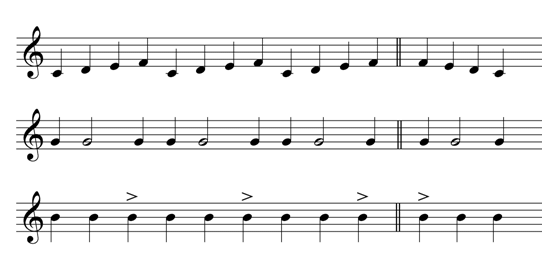
#> input picture INF573 - Computer Visioning algorithms and applications/Project - Music OCR/sheets/sheet2.png, 542 x 267 px
$ python preprocessing.py   (older library calls are emulated)
#> lines starting #> are read from the running program, lines starting #| are printed output that depends on the picture; after the words box and inside, x2 and y2 are one past the last pixel; in counts of white or black regions, pixels touching at a corner belong together
import cv2
import numpy as np
import matplotlib.pyplot as plt

# [34 lines left out: functions normalize, angleFft, findAngleWithFft, not called in this run]


def findAngleWithHoughLines(img, n, m):
  img = cv2.Canny(img,50, 200, 3)
  lines = cv2.HoughLines(img,0.5,np.pi/720,int(m/5))
  thetas = []
  for line in lines:
    theta = line[0][1]
#    print(theta)
    thetas.append(theta-np.pi/2)
#  return (np.sum(thetas)*180/np.pi)/len(thetas)
  return np.median(thetas)*180/np.pi


def rotateImage(img, n, m, angle):
  center = ((m -1)/2.0, (n-1)/2.0)
  rot = cv2.getRotationMatrix2D(center, angle, 1.0)
  cos = np.abs(rot[0, 0])
  sin = np.abs(rot[0, 1])
  nm = int((n * sin) + (m * cos))
  nn = int((n * cos) + (m * sin))
  rot[0, 2] += (nm / 2) - center[0]
  rot[1, 2] += (nn / 2) - center[1]
  result = cv2.warpAffine(img, rot, (nm, nn) , flags=cv2.INTER_LINEAR)
  return result

def projection(img, angle):
#  center = np.array([(m -1)/2.0, (n-1)/2.0])
  n, m = img.shape[:2]
  projVector = np.array([np.cos(angle), np.sin(angle)])
  corners = [(0,0), (n-1,0), (n-1,m-1), (0,m-1)]
  majorPoints = sorted([np.dot(corner, projVector) for corner in corners])
  Max, Min = majorPoints[3], majorPoints[0]
  print(Max, Min)
#  projVector /= (Max - Min)
#  C = Min / (Max - Min)
  projections = [0]*int(Max - Min+1)
  for i in range(n):
    for j in range(m):
      try:
        projections[int(np.dot(np.array([i,j]), projVector)-Min)] += 1-img[i][j]/255.0
      except IndexError:
        print(Max - Min, np.dot(np.array([i,j]), projVector)-Min, n, i, m, j)
#  plt.plot(range(int(Max-Min+1)), projections)
  return projections


# [68 lines left out: functions findAngleWithProjection, findAngleWithProjectionOptimized, getBoundingBoxes, isMax, localMaxes, not called in this run]


# [82 lines of commented-out code are left out]

def getSingleStaves(img, n, m):

  #Hough lines for whole image
  canny = cv2.Canny(img,50, 200, 3)
  lines = cv2.HoughLines(canny,0.5 ,np.pi/360,int(m/5))
  goodLines = []

  #taking horizontal lines
  for line in lines:
    if np.abs(line[0][1]-np.pi/2)<0.01:
      goodLines.append(line[0][0])

  #sorting them by y-coordinate and finding max distance between
  #2 lines = distance between 2 staves
  goodLines.sort()
  maxDistance = max(goodLines[i+1] - goodLines[i] for i in range(len(goodLines)-1))
  print(goodLines, maxDistance)

  #getting separation lines
  sepLines = [int(goodLines[0]//2)]
  for i in range(len(goodLines)-1):
    if goodLines[i+1] - goodLines[i] > 0.9 * maxDistance and goodLines[i+1] - goodLines[i] > goodLines[0] / 2:
      sepLines.append((goodLines[i]) + (goodLines[i+1] - goodLines[i])//2)
  sepLines.append(int(goodLines[-1]+n-1)//2)

  #getting subimages and line y-coordinates for single staves
  staves = []
  staffLines = []
  for s in range(len(sepLines)-1):
    if sepLines[s] + 6 < sepLines[s+1]:
      staves.append(img[int(sepLines[s]):int(sepLines[s+1]), 0:m-1])
      staffLine = [line for line in goodLines if line <=  sepLines[s+1] and line >= sepLines[s]]
      topLine, bottomLine = min(staffLine), max(staffLine)
      staffLine = [int(topLine + i * (bottomLine - topLine) / 4 - sepLines[s]) for i in range(5)]
      staffLines.append(staffLine)

  return staves, staffLines

# [10 lines left out: function drawStaffLines, not called in this run]

def regions(staves, staffLines, j):

  staff = staves[j]
  staffLine = staffLines[j]

  projections = projection(staff, np.pi/2)

  plt.plot(range(len(projections)), projections)
  plt.plot(range(len(projections)), [sum(projections)/len(projections)]*len(projections))

  average = sum(projections)/len(projections)
  regions, current= [], 0
  for i in range(len(projections)-1):
    if (projections[i] <= average and projections[i+1] > average):
      regions.append([current, i])
      current = i + 1
    elif (projections[i] > average and projections[i+1] <= average):
      current = i

  roi = [0]
  for i in range(len(regions)):
    roi.append((regions[i][1]+regions[i][0])//2)

  roi.append(m-1)
  regionsOfLine = []

  for x in range(len(roi)-1):
    pt1 = (roi[x], -1000)
    pt2 = (roi[x], 1000)
    cv2.line(staff, pt1, pt2, 120, 1, cv2.LINE_AA)
    subImage = staff[:, roi[x]:roi[x+1]]
    regionsOfLine.append(subImage)

  return staff, regionsOfLine


# [23 lines of commented-out code are left out]


if __name__ == '__main__':
  raw = cv2.imread('sheets/sheet2.png',0)
#> raw is the input picture: shape (267, 542); min 0, max 255, mean 238.8
  n, m = raw.shape[:2]
#> n = 267; m = 542
  raw = cv2.adaptiveThreshold(raw, 255, cv2.ADAPTIVE_THRESH_MEAN_C, cv2.THRESH_BINARY, 15, 5)
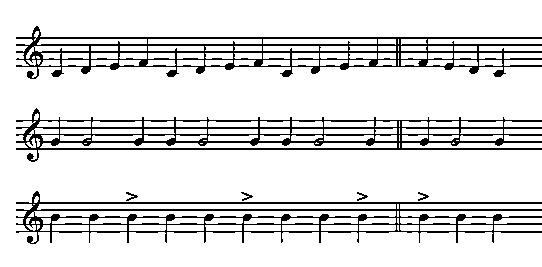
#> raw: shape (267, 542); 87.6% white; black in thin lines or dots, all inside (x1, y1, x2, y2) = (16, 26, 542, 244)
#  raw = 255-rotateImage(255-raw, n, m, 50)
#  n, m = raw.shape[:2]
#  cv2.imshow('image1',raw)

  angle = findAngleWithHoughLines(255-raw, n, m)
#> in findAngleWithHoughLines, `img = cv2.Canny(img,50, 200, 3)`:
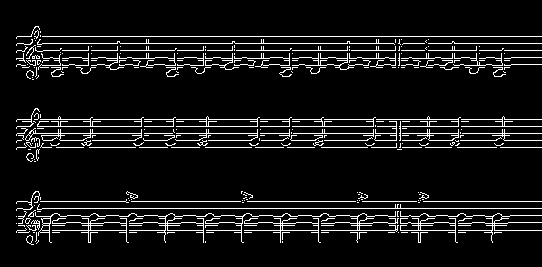
#> img: shape (267, 542); 8% white in thin lines or dots, all inside (x1, y1, x2, y2) = (16, 26, 542, 245)
#> in findAngleWithHoughLines, `lines = cv2.HoughLines(img,0.5,np.pi/720,int(m/5))`: lines = 69 rows, first 8: [36, 1.57], [208, 1.57], [126, 1.57], [133, 1.57], [119, 1.57], [230, 1.57], [43, 1.57], [201, 1.57]
#> the loop in findAngleWithHoughLines, `for line in lines:` made 69 passes
#> (line, theta) on passes 1 to 12: ([[36, 1.57]], 1.57), ([[208, 1.57]], 1.57), ([[126, 1.57]], 1.57), ([[133, 1.57]], 1.57), ([[119, 1.57]], 1.57), ([[230, 1.57]], 1.57), ([[43, 1.57]], 1.57), ([[201, 1.57]], 1.57), ([[50, 1.57]], 1.57), ([[147, 1.57]], 1.57), ([[140, 1.57]], 1.57), ([[58, 1.57]], 1.57)
#> after the loop in findAngleWithHoughLines, `for line in lines:`: thetas = 69 values, max 0.00436 at index 26, min -0.00873 at index 54, mean 0.000253
#> angle = 2.5e-06
#  print(angle)
#  projection(raw, 0)
  raw = 255-rotateImage(255-raw, n, m, angle)
#> in rotateImage, `rot = cv2.getRotationMatrix2D(center, angle, 1.0)`: rot = [[1, 4.37e-08, -5.81e-06], [-4.37e-08, 1, 1.18e-05]]
#> in rotateImage, `cos = np.abs(rot[0, 0])`: cos = 1
#> in rotateImage, `sin = np.abs(rot[0, 1])`: sin = 4.37e-08
#> in rotateImage, `nm = int((n * sin) + (m * cos))`: nm = 542
#> in rotateImage, `nn = int((n * cos) + (m * sin))`: nn = 267
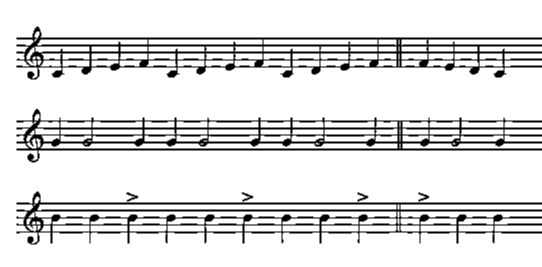
#> raw: shape (267, 542); min 0, max 255, mean 223.4
  projections = projection(raw, 0)
#| 266.0 0.0
#> after the loop in projection, `for i in range(n):`: projections = 267 values, max 525.5 at index 149, min 0 at index 0, mean 67.18
  plt.plot(range(len(projections)), projections)
  cv2.imshow('image',(255-raw))
#  withBoxes, rects = getBoundingBoxes(raw, n, m)
#  cv2.imshow('boxes', withBoxes)


  staves, staffLines = getSingleStaves(raw, n, m)
#> in getSingleStaves, `canny = cv2.Canny(img,50, 200, 3)`:
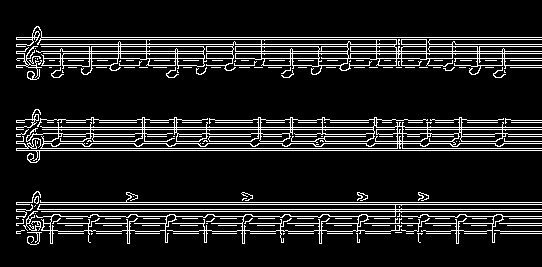
#> canny: shape (267, 542); 11.7% white in thin lines or dots, all inside (x1, y1, x2, y2) = (16, 26, 542, 245)
#> in getSingleStaves, `lines = cv2.HoughLines(canny,0.5 ,np.pi/360,int(m/5))`: lines = 73 rows, first 8: [150, 1.57], [37, 1.57], [202, 1.57], [148, 1.57], [39, 1.57], [204, 1.57], [209, 1.57], [211, 1.57]
#> the loop in getSingleStaves, `for line in lines:` made 73 passes
#> line on passes 1 to 12: [[150, 1.57]], [[37, 1.57]], [[202, 1.57]], [[148, 1.57]], [[39, 1.57]], [[204, 1.57]], [[209, 1.57]], [[211, 1.57]], [[44, 1.57]], [[129, 1.57]], [[51, 1.57]], [[53, 1.57]]
#> after the loop in getSingleStaves, `for line in lines:`: goodLines = 72 values, max 233 at index 23, min 34.5 at index 55, mean 128.7
#> in getSingleStaves, `maxDistance = max(goodLines[i+1] - goodLines[i] for i in range(len(goo..`: maxDistance = 50.5
#> (printed output is left out)
#> in getSingleStaves, `sepLines = [int(goodLines[0]//2)]`: sepLines = [17]
#> the loop in getSingleStaves, `for i in range(len(goodLines)-1):` made 71 passes
#> after the loop in getSingleStaves, `for i in range(len(goodLines)-1):`: sepLines = [17, 92, 175.5]
#> the loop in getSingleStaves, `for s in range(len(sepLines)-1):` made 3 passes
#> (topLine, bottomLine) on passes 1 to 3: (34.5, 67), (117.5, 151.5), (200.5, 233)
#> after the loop in getSingleStaves, `for s in range(len(sepLines)-1):`: staffLines = [[17, 25, 33, 41, 50], [25, 34, 42, 51, 59], [25, 33, 41, 49, 57]]; staves = 3 items
#> staves = 3 items
  numberOfLines = len(staffLines)
#> numberOfLines = 3
  i = 0
#  cv2.imshow("staff " + str(i), staves[i])
  staff, regionsOfLine = regions(staves, staffLines, i)
#> in regions, `staff = staves[j]`:
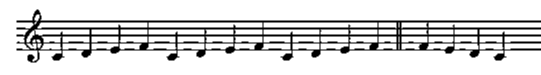
#> staff: shape (75, 541); min 0, max 255, mean 216.2
#> in regions, `staffLine = staffLines[j]`: staffLine = [17, 25, 33, 41, 50]
#| 540.0 0.0
#> in regions, `projections = projection(staff, np.pi/2)`: projections = 541 values, max 30.03 at index 37, min 0 at index 0, mean 11.41
#> in regions, `average = sum(projections)/len(projections)`: average = 11.41
#> the loop in regions, `for i in range(len(projections)-1):` made 540 passes
#> current on passes 24, 43, 53, 63, 82, 92, 111, 121, 140, 149, 168, 178: 24, 42, 53, 62, 82, 91, 111, 120, 140, 148, 168, 177
#> after the loop in regions, `for i in range(len(projections)-1):`: regions = [[0, 23], [42, 52], [62, 81], [91, 110], [120, 139], [148, 167], [177, 196], [206, 225], [235, 254], [263, 282], [292, 311], [320, 340], [350, 369], [378, 395], [401, 419], [428, 445], [454, 469], [479, 494]]
#> the loop in regions, `for i in range(len(regions)):` made 18 passes
#> after the loop in regions, `for i in range(len(regions)):`: roi = [0, 11, 47, 71, 100, 129, 157, 186, 215, 244, 272, 301, 330, 359, 386, 410, 436, 461, 486]
#> the loop in regions, `for x in range(len(roi)-1):` made 19 passes
#> (pt1, pt2) on passes 1 to 12: ((0, -1000), (0, 1000)), ((11, -1000), (11, 1000)), ((47, -1000), (47, 1000)), ((71, -1000), (71, 1000)), ((100, -1000), (100, 1000)), ((129, -1000), (129, 1000)), ((157, -1000), (157, 1000)), ((186, -1000), (186, 1000)), ((215, -1000), (215, 1000)), ((244, -1000), (244, 1000)), ((272, -1000), (272, 1000)), ((301, -1000), (301, 1000))
#> after the loop in regions, `for x in range(len(roi)-1):`:
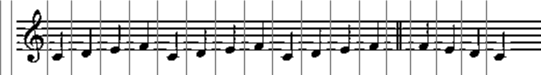
#> staff: shape (75, 541); 10.35% of pixels changed, all inside (x1, y1, x2, y2) = (0, 0, 488, 75)
#> after the loop in regions, `for x in range(len(roi)-1):`: regionsOfLine = 19 items
#> regionsOfLine = 19 items
  cv2.imshow("a single line", regionsOfLine[8])

  cv2.waitKey(0)
  cv2.destroyAllWindows()


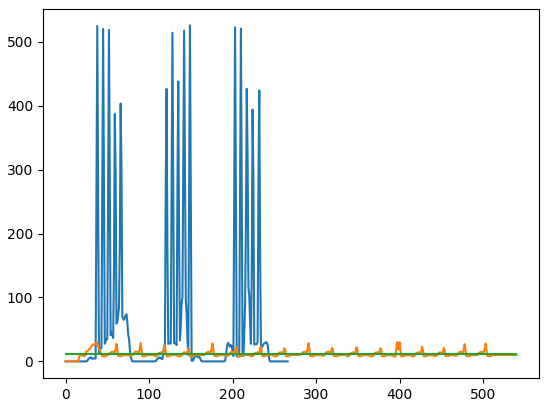
#> figure drawn by matplotlib, 1 panel; curve peaks at x = 149, y = 525.5; curve peaks at x = 37, y = 30.03

$ run again, with INF573 - Computer Visioning algorithms and applications/Project - Music OCR/sheets/sheet1.png copied over INF573 - Computer Visioning algorithms and applications/Project - Music OCR/sheets/sheet2.png
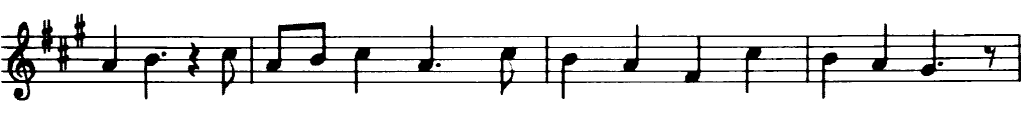
#> input picture INF573 - Computer Visioning algorithms and applications/Project - Music OCR/sheets/sheet1.png, 1024 x 134 px
#> raw is the input picture: shape (134, 1024); min 0, max 255, mean 229.4
#> in findAngleWithHoughLines, `lines = cv2.HoughLines(img,0.5,np.pi/720,int(m/5))`: lines = 18 rows, first 8: [80, 1.57], [35, 1.57], [46, 1.57], [69, 1.57], [72, 1.57], [58, 1.57], [57, 1.57], [45, 1.57]
#> the loop in findAngleWithHoughLines, `for line in lines:` made 18 passes
#> (line, theta) on passes 1 to 8: ([[80, 1.57]], 1.57), ([[35, 1.57]], 1.57), ([[46, 1.57]], 1.57), ([[69, 1.57]], 1.57), ([[72, 1.57]], 1.57), ([[58, 1.57]], 1.57), ([[57, 1.57]], 1.57), ([[45, 1.57]], 1.57)
#> after the loop in findAngleWithHoughLines, `for line in lines:`: thetas = [4.37e-08, 4.37e-08, 4.37e-08, 4.37e-08, 4.37e-08, 4.37e-08, 4.37e-08, 4.37e-08, -0.00436, -0.00436, 4.37e-08, 4.37e-08, -0.00436, -0.00436, -0.00436, 4.37e-08, 0.00436, 0.00436]
#> angle = 2.5e-06
#> rot = [[1, 4.37e-08, -2.91e-06], [-4.37e-08, 1, 2.24e-05]]
#> cos = 1
#> sin = 4.37e-08
#> nm = 1024
#> nn = 134
#| 133.0 0.0
#> after the loop in projection, `for i in range(n):`: projections = 134 values, max 934.3 at index 82, min 0 at index 0, mean 119.7
#> canny: shape (134, 1024); 8.5% white in thin lines or dots, all inside (x1, y1, x2, y2) = (1, 14, 1022, 102)
#> in getSingleStaves, `lines = cv2.HoughLines(canny,0.5 ,np.pi/360,int(m/5))`: lines = 19 rows, first 8: [83, 1.57], [81, 1.57], [70, 1.57], [46, 1.57], [36, 1.57], [58, 1.57], [38, 1.57], [35, 1.57]
#> the loop in getSingleStaves, `for line in lines:` made 19 passes
#> after the loop in getSingleStaves, `for line in lines:`: goodLines = [83, 81, 70, 46, 36, 58, 38, 35, 47, 49, 73, 61, 72, 59, 60, 37, 48, 71, 80]
#> maxDistance = 9
#| [35.0, 36.0, 37.0, 38.0, 46.0, 47.0, 48.0, 49.0, 58.0, 59.0, 60.0, 61.0, 70.0, 71.0, 72.0, 73.0, 80.0, 81.0, 83.0] 9.0
#> sepLines = [17]
#> the loop in getSingleStaves, `for i in range(len(goodLines)-1):` made 18 passes
#> the loop in getSingleStaves, `for s in range(len(sepLines)-1):` made 1 pass
#> (topLine, bottomLine) on pass 1: (35, 83)
#> after the loop in getSingleStaves, `for s in range(len(sepLines)-1):`: staffLines = [[18, 30, 42, 54, 66]]; staves = 1 item
#> `staves, staffLines = getSingleStaves(raw, n, m)`: staffLines = [[18, 30, 42, 54, 66]]
#> numberOfLines = 1
#> in regions, `staffLine = staffLines[j]`: staffLine = [18, 30, 42, 54, 66]
#| 1022.0 0.0
#> in regions, `projections = projection(staff, np.pi/2)`: projections = 1023 values, max 61.51 at index 19, min 0 at index 0, mean 15.66
#> average = 15.66
#> the loop in regions, `for i in range(len(projections)-1):` made 1022 passes
#> current on passes 8, 35, 42, 54, 59, 69, 74, 86: 8, 34, 42, 53, 59, 68, 74, 85
#> after the loop in regions, `for i in range(len(projections)-1):`: regions = 26 pairs, first value 0 to 994, second value 7 to 1017
#> the loop in regions, `for i in range(len(regions)):` made 26 passes
#> after the loop in regions, `for i in range(len(regions)):`: roi = 27 values from 0 to 1005
#> the loop in regions, `for x in range(len(roi)-1):` made 27 passes
#> (pt1, pt2) on passes 1 to 8: ((0, -1000), (0, 1000)), ((3, -1000), (3, 1000)), ((37, -1000), (37, 1000)), ((55, -1000), (55, 1000)), ((70, -1000), (70, 1000)), ((93, -1000), (93, 1000)), ((130, -1000), (130, 1000)), ((160, -1000), (160, 1000))
#> after the loop in regions, `for x in range(len(roi)-1):`:
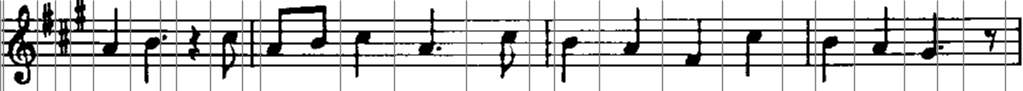
#> staff: shape (91, 1023); min 0, max 255, mean 207.4
#> after the loop in regions, `for x in range(len(roi)-1):`: regionsOfLine = 27 items
#> ``:
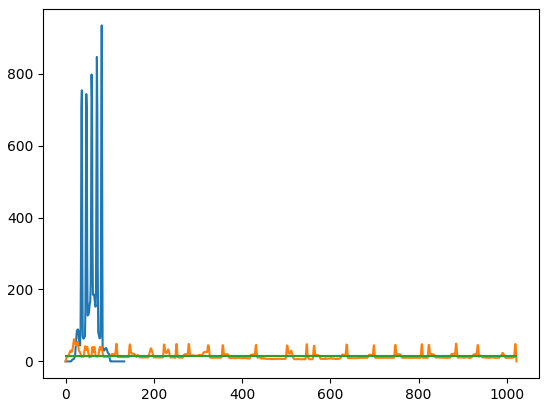
#> figure drawn by matplotlib, 1 panel; curve peaks at x = 82, y = 934.3; curve peaks at x = 19, y = 61.51
